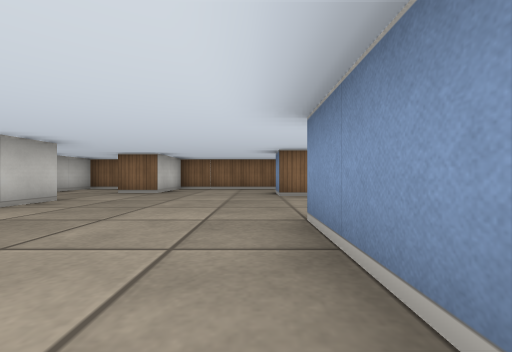
view 1 (above)

18 first-person views from a walk through a cub3D level. The camera is about half as high as the walls, looks level and sees 90° across. The floor is counted in squares. Each view is taken from the middle of a square. On the plan, view 1 faces up. The plan holds only what a view shows up to about 9 squares ahead; the rest is blank.

view 2
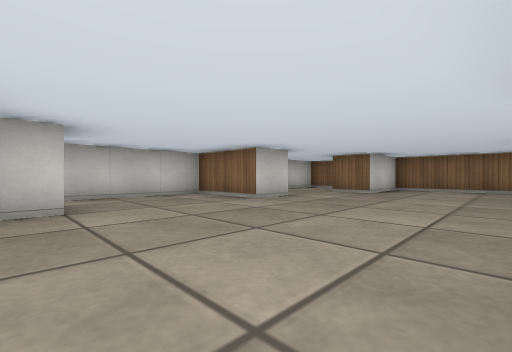

view 3
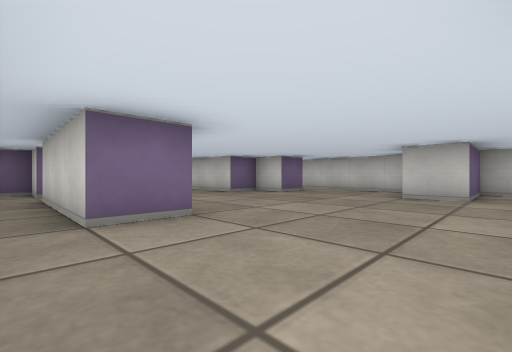

view 4
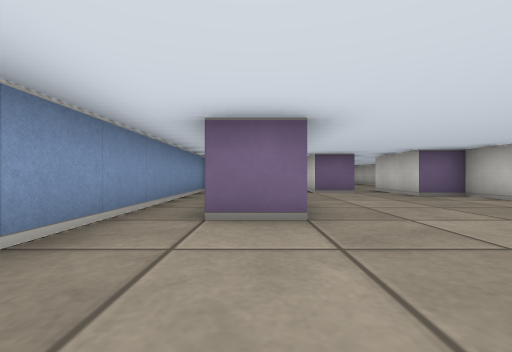

view 5
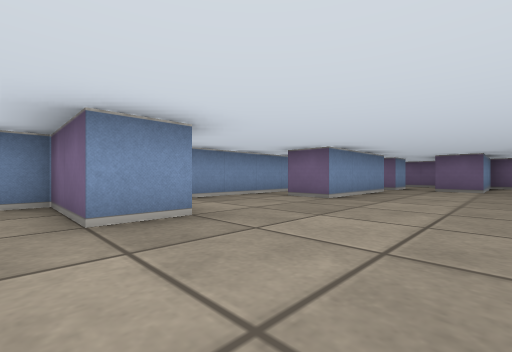

view 6
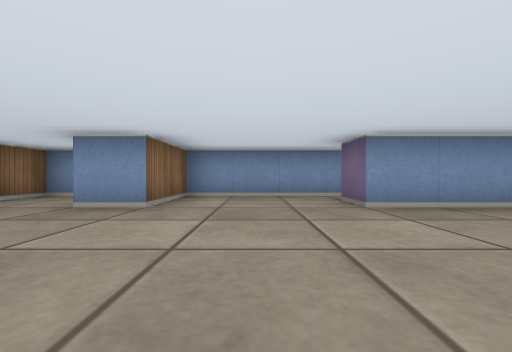

view 7
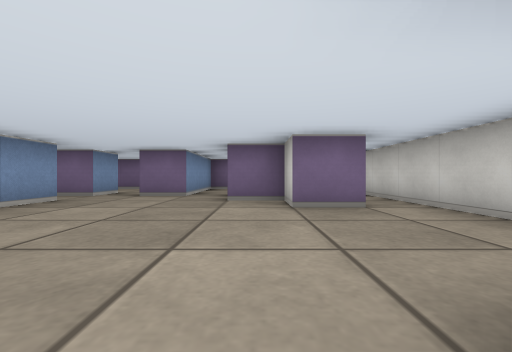

view 8
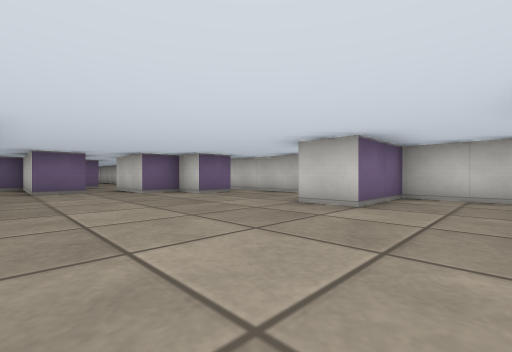

view 9
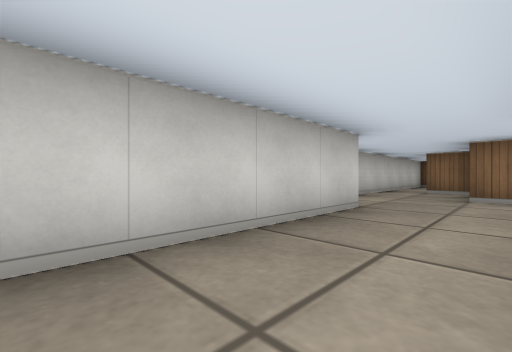

view 10
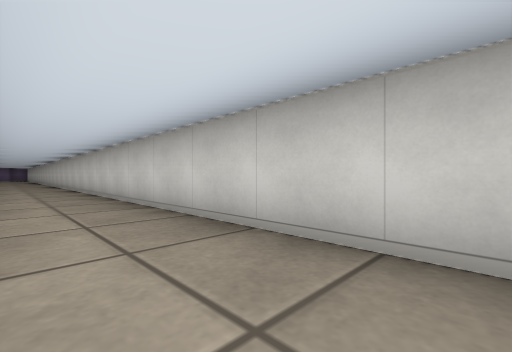

view 11
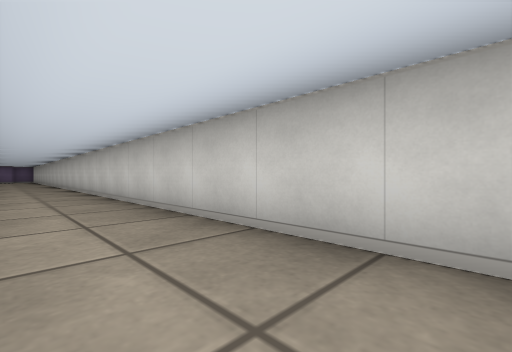

view 12
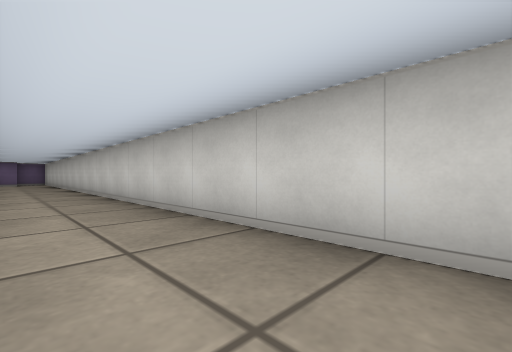

view 13
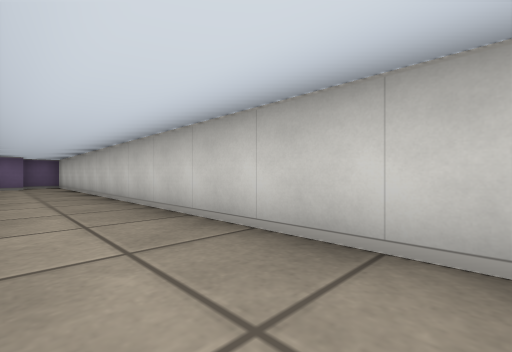

view 14
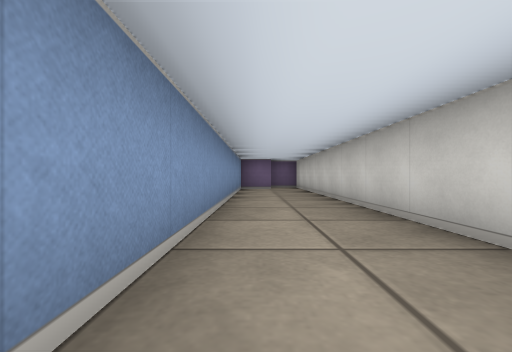

view 15
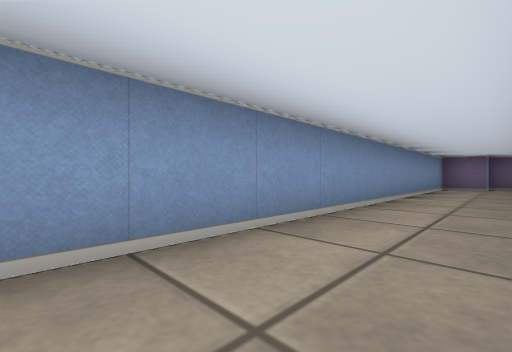

view 16
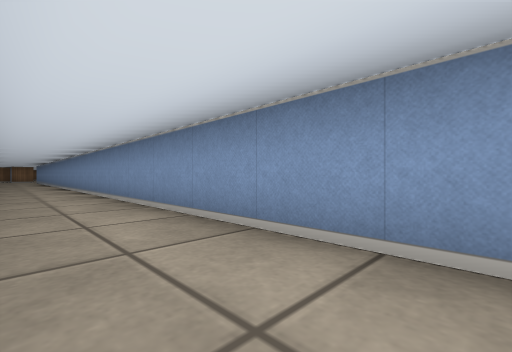

view 17
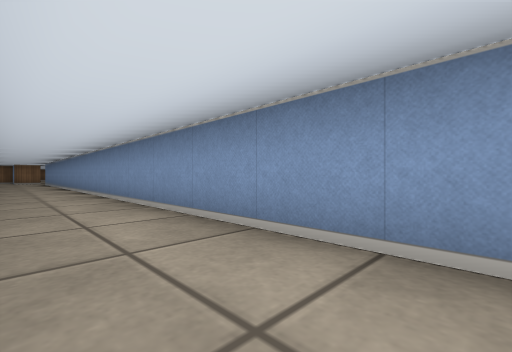

view 18
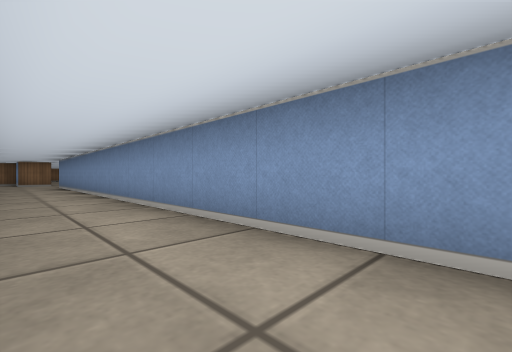

### Floor plan
Ten units are one square. View 1 is at (0, 0); x grows to the right and y downward. Boxes are objects, and circles mark ways between rooms. Rooms are numbered by the first view taken in them; rooms with no view inside come last. Other rooms are left out.
<svg viewBox="-60 -90 90 420">
<path fill="none" stroke="#000" d="M5 5 5 -25 15 -25 15 5M-45 -5 -35 -5 -35 5 -25 5 -25 25M5 15 15 15 15 25 20 25M-15 25 -15 15 -5 15M-45 -85 -55 -85 -55 -45 -35 -45 -35 -35 -55 -35 -55 21M25 25 25 -55 5 -55 5 -65 25 -65 25 -85 -25 -85 -25 -65 -35 -65M-45 45 -45 321M-22 45 -15 45 -15 25M-30 25 -35 25M-35 5 -45 5M-42 325 -35 325 -35 315 -25 315 -25 49M5 25 5 15M-5 15 -5 41M-6 45 16 45"/>
<circle cx="-20" cy="20" r="3" fill="#2a7"/>
<circle cx="-50" cy="10" r="3" fill="#2a7"/>
<circle cx="0" cy="25" r="3" fill="#2a7"/>
<text x="-10" y="-30">1</text>
<text x="-40" y="160">2</text>
<text x="0" y="30">3</text>
</svg>
Room 1 opens to room 2. Room 1 opens to room 3.

Where each view was taken, in squares from view 1:
view 1: 0 up, 0 right, facing up
view 2: 0 up, 0 right, facing up-left
view 3: 5 up, 2 right, facing down-left
view 4: 5 up, 1 right, facing down
view 5: 7 up, 2 left, facing down-right
view 6: 4 up, 3 left, facing right
view 7: 4 up, 3 left, facing down
view 8: 6 up, 0 right, facing down-left
view 9: 8 down, 3 left, facing up-left
view 10: 6 down, 3 left, facing down-left
view 11: 11 down, 3 left, facing down-left
view 12: 17 down, 3 left, facing down-left
view 13: 21 down, 3 left, facing down-left
view 14: 23 down, 3 left, facing down
view 15: 22 down, 4 left, facing down-right
view 16: 24 down, 4 left, facing up-right
view 17: 20 down, 4 left, facing up-right
view 18: 16 down, 4 left, facing up-right
